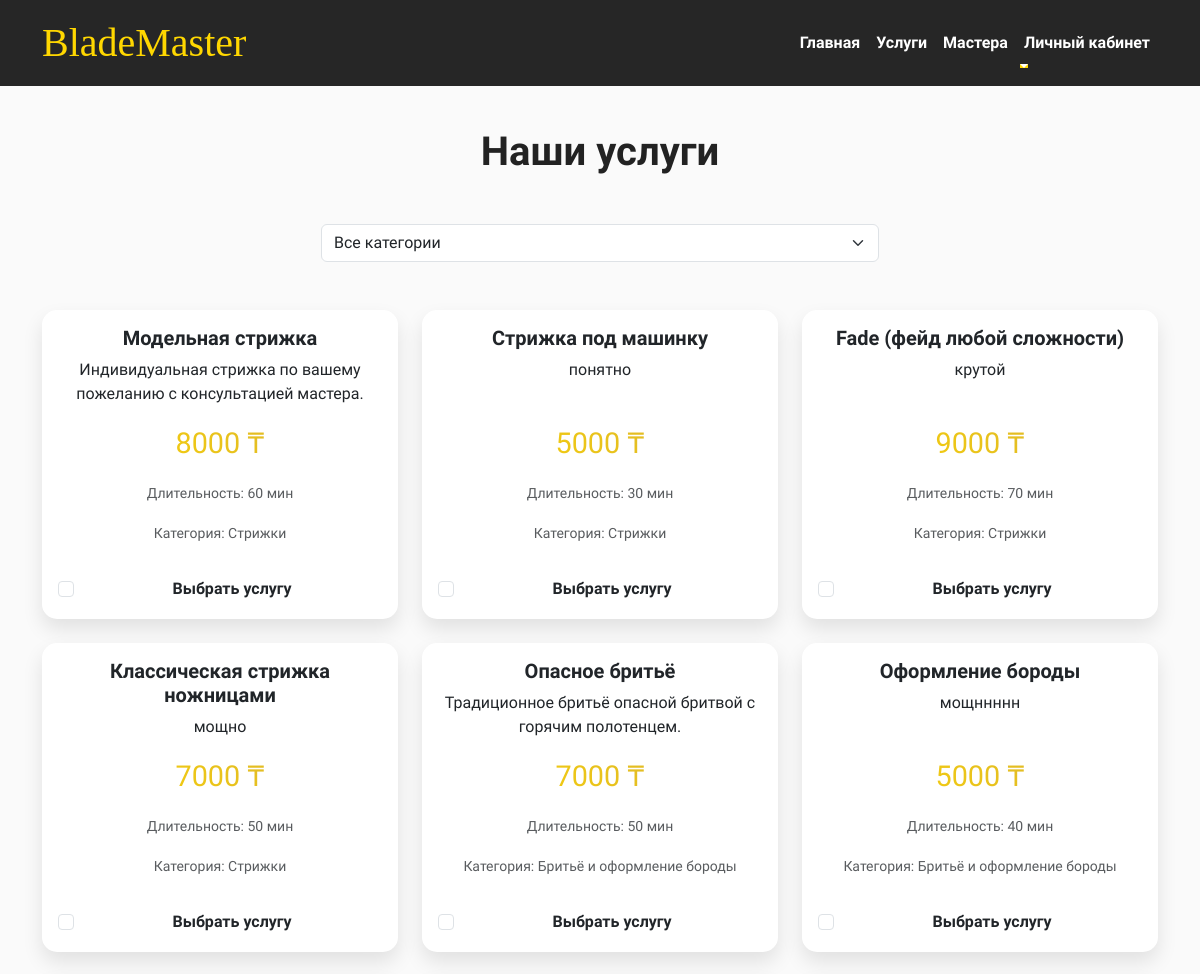
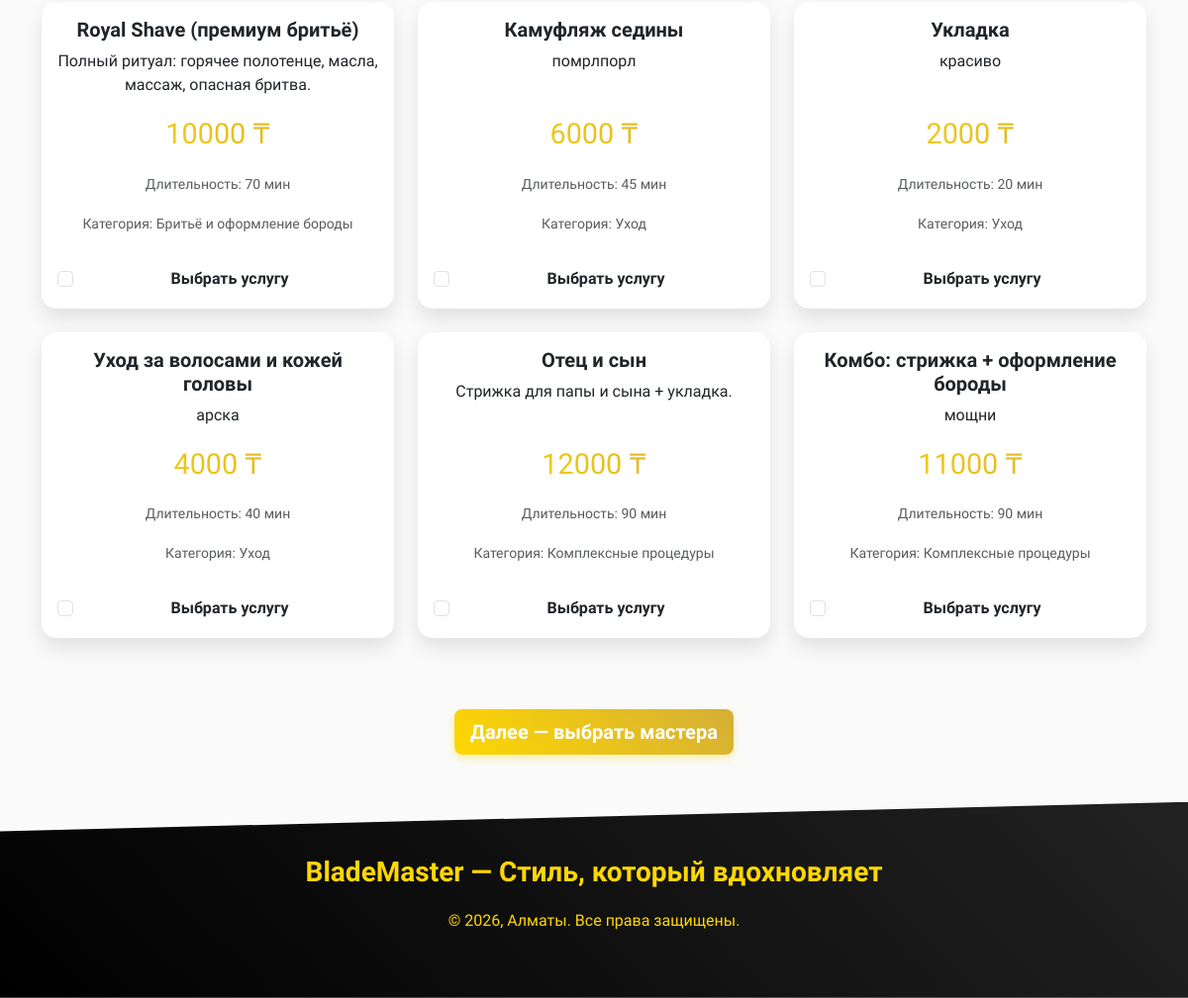
Page /services/ on the committed database (2 pictures, top to bottom).
### core/models.py (models this page shows, shortened)
class Service(models.Model):
    name = models.CharField("Название услуги", max_length=100)
    description = models.TextField("Описание услуги", blank=True)
    price = models.DecimalField("Цена (₸)", max_digits=10, decimal_places=0)
    duration = models.IntegerField("Длительность (в минутах)", default=60)
    category = models.CharField("Категория", max_length=50, choices=[
        ('haircut', 'Стрижки'),
        ('beard', 'Бритьё и оформление бороды'),
        ('care', 'Уход'),
        ('complex', 'Комплексные процедуры'),
    ], default='haircut')
    class Meta:
        verbose_name = "Услуга"
        verbose_name_plural = "Услуги"

### core/views.py (the view)
# urls.py: path('services/', views.services, name='services'),
def services(request):
    services = Service.objects.all()
    return render(request, "core/services.html", {"services": services})

### core/templates/core/services.html (shortened to what this page needs)
{% extends 'base.html' %}
{% block content %}
<div class="container my-5">
    <h1 class="text-center mb-5 fw-bold" data-aos="fade-down">Наши услуги</h1>
    <form method="post" action="{% url 'book_select_master' %}">
        <div class="text-center mb-5">
            <select id="categoryFilter" class="form-select w-50 mx-auto">
                <option value="all">Все категории</option>
            </select>
        </div>
        <div class="row">
            {% for service in services %}
            <div class="col-md-6 col-lg-4 mb-4 service-card" data-category="{{ service.category }}" data-aos="zoom-in">
                <div class="card h-100">
                    <div class="card-body text-center d-flex flex-column">
                        <h5 class="card-title fw-bold mt-auto">{{ service.name }}</h5>
                        <p class="card-text flex-grow-1">{{ service.description|default:"" }}</p>
                        <p class="price">{{ service.price }} ₸</p>
                        <p><small class="text-muted">Длительность: {{ service.duration }} мин</small></p>
                        <p><small class="text-muted">Категория: {{ service.get_category_display }}</small></p>
                        <div class="form-check mt-3">
                            <input class="form-check-input" type="checkbox" name="services" value="{{ service.id }}" id="service{{ service.id }}">
                            <label class="form-check-label fw-bold" for="service{{ service.id }}">
                                Выбрать услугу
                            </label>
                        </div>
                    </div>
                </div>
            </div>
            {% endfor %}
        </div>
        <div class="text-center mt-5">
            <button type="submit" class="btn btn-primary btn-lg">Далее — выбрать мастера</button>
        </div>
    </form>
</div>
{% endblock %}

### core/templates/base.html (style rules this page uses)
body { font-family: 'Urbanist', sans-serif; background-color: #fafafa; color: #222; overflow-x: hidden; padding-top: 80px; }
.btn-primary { background: linear-gradient(45deg, #ffd700, #d4af37); border: none; font-weight: 700; box-shadow: 0 4px 10px rgba(255, 215, 0, 0.3); transition: transform 0.2s; }
.card { border: none; border-radius: 15px; overflow: hidden; box-shadow: 0 10px 20px rgba(0, 0, 0, 0.1); transition: transform 0.3s, box-shadow 0.3s; }
.price { font-size: 1.8em; background: linear-gradient(45deg, #ffd700, #d4af37); -webkit-background-clip: text; color: transparent; }

### rows in the picture
Service: name "Модельная стрижка", description "Индивидуальная стрижка по вашему пожеланию с консультацией мастера.", duration "60", category "Стрижки"
Service: name "Стрижка под машинку", description "понятно", duration "30", category "Стрижки"
Service: name "Fade (фейд любой сложности)", description "крутой", duration "70", category "Стрижки"
Service: name "Классическая стрижка ножницами", description "мощно", duration "50", category "Стрижки"
Service: name "Опасное бритьё", description "Традиционное бритьё опасной бритвой с горячим полотенцем.", duration "50", category "Бритьё и оформление бороды"
Service: name "Оформление бороды", description "мощннннн", duration "40", category "Бритьё и оформление бороды"
Service: name "Royal Shave (премиум бритьё)", description "Полный ритуал: горячее полотенце, масла, массаж, опасная бритва.", duration "70", category "Бритьё и оформление бороды"
Service: name "Камуфляж седины", description "помрлпорл", duration "45", category "Уход"
Service: name "Укладка", description "красиво", duration "20", category "Уход"
Service: name "Уход за волосами и кожей головы", description "арска", duration "40", category "Уход"
Service: name "Отец и сын", description "Стрижка для папы и сына + укладка.", duration "90", category "Комплексные процедуры"
Service: name "Комбо: стрижка + оформление бороды", description "мощни", duration "90", category "Комплексные процедуры"
